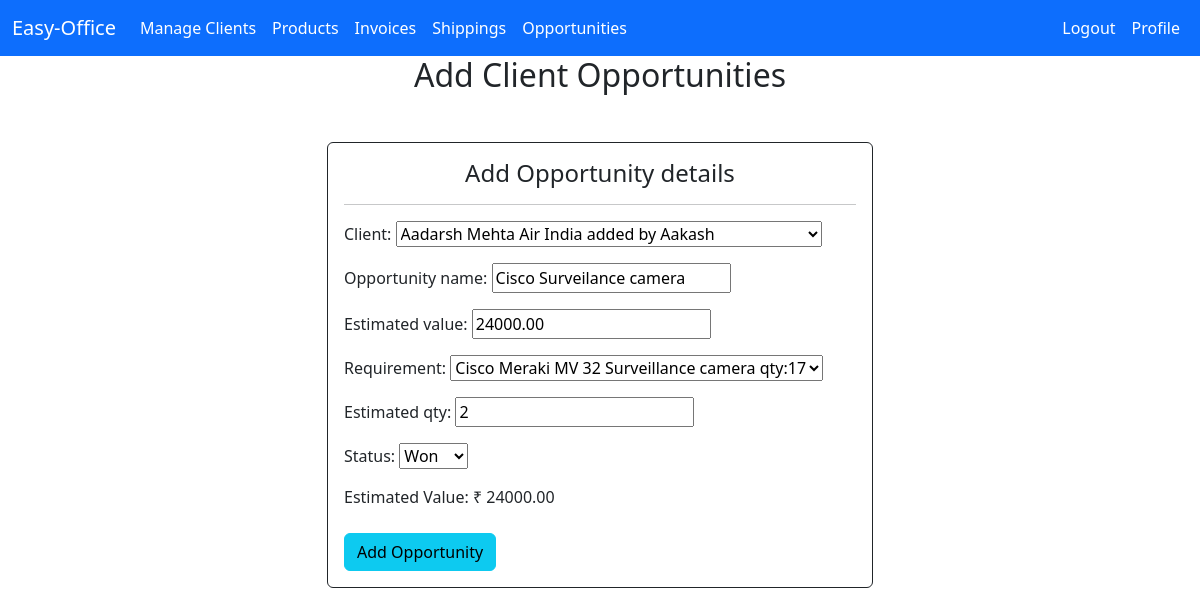
The page /opportunities/edit/8/ (signed in) on the database its author committed.
### crm/models.py (models this page shows, shortened)
class Opportunity(models.Model):
    STATUS_CHOICES=[('Open','Open'),
                    ('Won','Won'),
                    ('Lost','Lost'),
                    ]
    client=models.ForeignKey(Client,on_delete=models.CASCADE)
    opportunity_name=models.CharField(max_length=255)
    estimated_value=models.DecimalField(max_digits=10,decimal_places=2)
    requirement=models.ForeignKey(Product,on_delete=models.CASCADE,related_name='requirements')
    estimated_qty=models.IntegerField()
    status=models.CharField(max_length=10,choices=STATUS_CHOICES)
    added_by=models.ForeignKey(User, on_delete=models.CASCADE,null=True,blank=True)
    date_added=models.DateField(auto_now_add=True,null=True,blank=True)

### crm/views.py (the view)
# urls.py: path('opportunities/edit/<int:opportunity_id>/', views.edit_opportunity, name='edit_opportunity'),
@login_required
def edit_opportunity(request, opportunity_id):
    user = request.user
    opportunity = Opportunity.objects.get(id=opportunity_id)
    if user == opportunity.added_by:
        if request.method == 'POST':
            form = Opportunity_Form(request.POST, instance=opportunity)
            if form.is_valid():
                form.save()
                return redirect('opportunities')  # Redirect to the opportunities page after editing
        else:
            form = Opportunity_Form(instance=opportunity)
        return render(request, 'crm/opportunity_form.html', {'form': form})
    else:
        return render(request, 'crm/unauthorised.html')  # Unauthorized access page

### crm/forms.py
class Opportunity_Form(forms.ModelForm):
    class Meta:
        model=Opportunity
        fields=['client', 'opportunity_name', 'estimated_value', 'requirement', 'estimated_qty', 'status']

### crm/models.py (called while the page is built)
    def __str__(self):
        return f"{self.name} {self.company} added by {self.added_by}"

    def __str__(self):
        return f"{self.product_name} qty:{self.product_qty}"

### crm/templates/crm/opportunity_form.html (shortened to what this page needs)
{% extends "crm/base.html" %}
{% block content %}
  <h2 style="text-align: center;">Add Client Opportunities</h2>
  <div class="container">
    <div class="row mt-5 justify-content-center">
        <div class="col-md-6 ">
            <div class="card custom-card-blue border border-dark">
                <div class="card-body">
                <h4 class="card-title" style="text-align: center;">Add Opportunity details</h4>
                <hr>
                <form method="POST">
                    {{ form.as_p }}
                    <div class="form-group">
                        <label for="id_estimated_value">Estimated Value:</label>
                        <span>₹ {{ form.instance.estimated_value|floatformat:2 }}</span>
                      </div>
                    <br>
                    <input class="btn btn-info" type="submit" value="Add Opportunity">
                </form>
              </div>
            </div>
        </div>
    </div>
</div>
{% endblock %}

### rows shown on the page
Opportunity: client "Aadarsh Mehta Air India added by Aakash", opportunity_name "Cisco Surveilance camera", estimated_value "24000.00", requirement "Cisco Meraki MV 32 Surveillance camera qty:17", estimated_qty "2", status "Won", instance.estimated_value "24000.00"
